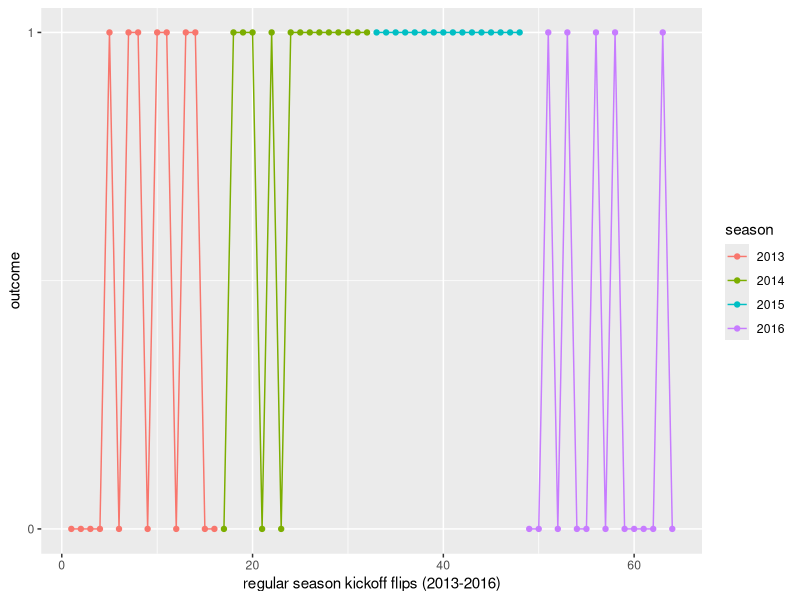

The R source for this figure:

# ---- 0. Setup and load libraries, if any ----
library(ggplot2)

# Last time we calculated a p-value to determine whether the Patriots winning
# 19/25 coin flips at the start of their games in 2014-2015 could just be
# attributed to random chance, or if something else was going on. We rejected
# the null hypothesis (that the coin flip was truly fair), and by p-value
# concluded that the Patriots must have cheated. 
# 
# But we also couldn't explain how the Patriots could have feasibly done this.
#
# Today, we'll repeat the analysis but this time with data from the Patriots'
# 2013-2016 seasons. Let's see if our results change!
# 
# This time, the data look like this:
#
####### 2013: LLLLWLWWLWWLWWLL (9 losses, 7 wins; longest streak of 4 losses)
####### 2014: LWWWLWLWWWWWWWWW (3 losses, 13 wins; longest streak of 9 wins)
####### 2015: WWWWWWWWWWWWWWWW (0 losses, 16 wins; longest streak of 16 wins)
####### 2016: LLWLWLLWLWLLLLWL (11 losses, 5 wins; longest streak of 4 losses)
#
# data source: pro-football-reference.com

# ---- 1. Graphing the data ----

observed <- as.data.frame(
  c(rep(0, 4), 1, 0, 1, 1, 0, 1, 1, 0, 1, 1, 0, 0,   # 2013
    0, rep(1, 3), 0, 1, 0, rep(1, 9),                # 2014
    rep(1, 16),                                      # 2015   
    0, 0, 1, 0, 1, 0, 0, 1, 0, 1, rep(0,4), 1, 0))   # 2016

observed$year <- c(rep(2013, 16), rep(2014, 16), rep(2015, 16), rep(2016, 16))
observed$x <- seq(1, 64)
colnames(observed) <- c("outcome", "year", "x")

ggplot(observed, aes(x=x, y=outcome, color=as.factor(year))) +
  geom_line() +
  geom_point() +
  xlab("regular season kickoff flips (2013-2016)") +
  scale_y_continuous(breaks=c(0,1)) +
  scale_color_discrete(name="season")
  

# ---- 2. Effect of sample size on p-values and hypothesis tests ----

N <- 64  # 64 total regular-season games with kickoff flips
p_hat <- mean(observed$outcome)  # 0.64 - a bit more balanced this time!

# How would you compute the test statistic?

SE <- sqrt((0.5*0.5)/N)
Z <- (p_hat-0.5)/SE  

# The sample proportion is 2.24 standard deviations away from the hypothesized
# value (fair coin, p=0.5). Is this statistically significant?
# How would you calculate the p-value?

pval <- 1-pnorm(Z)  # 0.01 - still smaller than alpha=0.05, but by much less

# What do you conclude from this p-value?
